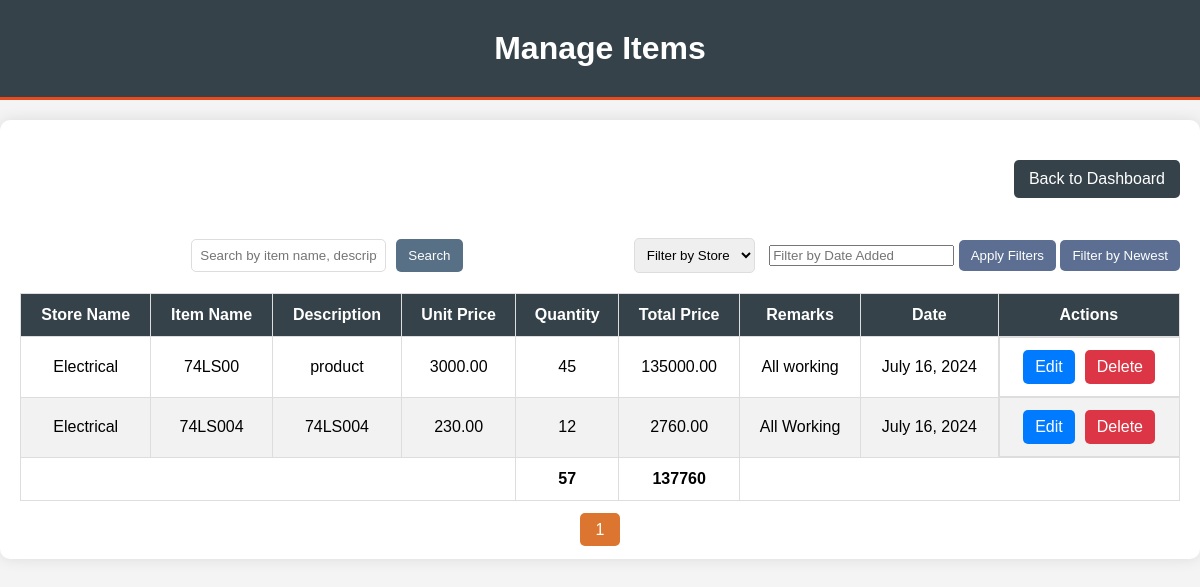
Page /dashboard/manage_items/ (signed in) on the earlier database version.
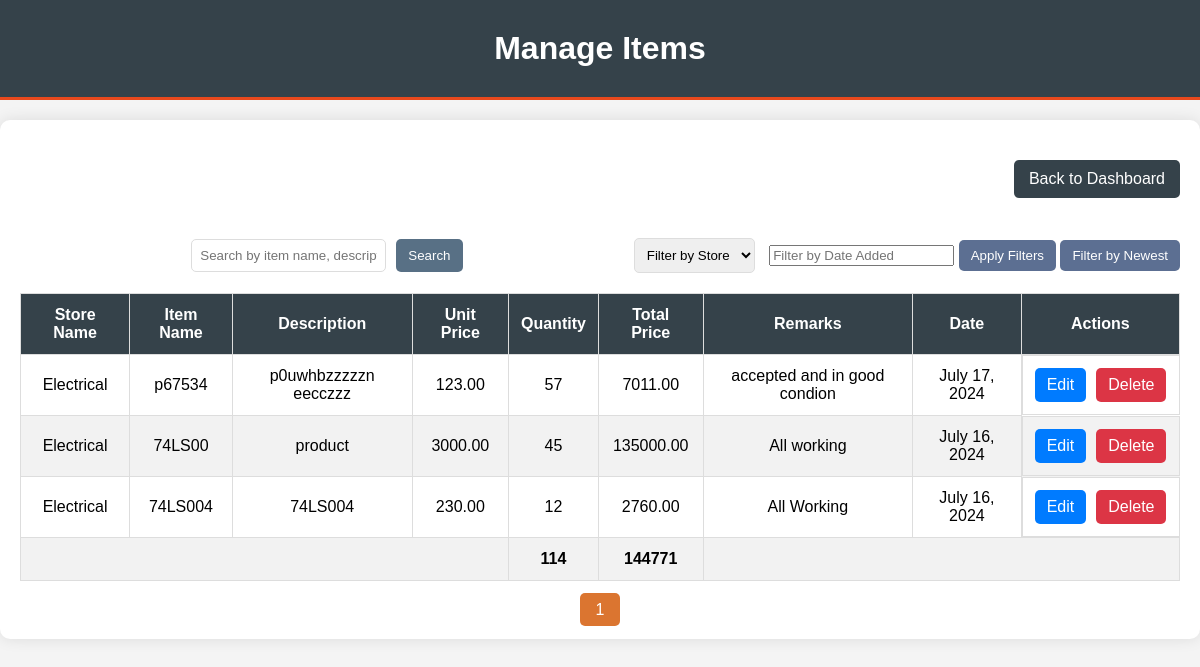
Same page on the later database version.
### dashboard/models.py (models this page shows, shortened)
class Product(models.Model):
    store = models.ForeignKey(Store, on_delete=models.CASCADE, related_name='products')
    item_name = models.CharField(max_length=255)
    item_description = models.TextField()
    unit_price = models.DecimalField(max_digits=10, decimal_places=2)
    quantity = models.PositiveIntegerField()
    total_price = models.DecimalField(max_digits=10, decimal_places=2, editable=False)
    remarks = models.TextField(blank=True, null=True)
    date = models.DateField(auto_now_add=True)

class Store(models.Model):
    name = models.CharField(max_length=255)
    location = models.CharField(max_length=255, blank=True, null=True)
    remarks = models.TextField(blank=True, null=True)

### dashboard/views.py (the view)
# urls.py: path('manage_items/', views.manage_items_view, name='manage_items'),
@login_required
def manage_items_view(request):
    query = request.GET.get('q')
    store_id = request.GET.get('store')
    date_added = request.GET.get('date_added')
    products = Product.objects.all().order_by('-date')  # Default ordering by date, adjust as needed
    if query:
        products = products.filter(
            Q(item_name__icontains=query) |
            Q(item_description__icontains=query) |
            Q(remarks__icontains=query)
        ).distinct()
    if store_id:
        products = products.filter(store_id=store_id)
    if date_added:
        products = products.filter(date=date_added)
    paginator = Paginator(products, 30)  # Show 30 products per page
    page = request.GET.get('page')
    try:
        products = paginator.page(page)
    except PageNotAnInteger:
        products = paginator.page(1)
    except EmptyPage:
        products = paginator.page(paginator.num_pages)
    stores = Store.objects.all()
    total_quantity = Product.objects.aggregate(Sum('quantity'))['quantity__sum'] or 0
    total_price = Product.objects.aggregate(Sum('total_price'))['total_price__sum'] or 0
    context = {
        'products': products,
        'stores': stores,
        'total_quantity': total_quantity,
        'total_price': total_price,
    }
    return render(request, 'manage_items.html', context)

### dashboard/templates/manage_items.html (shortened to what this page needs)
<!DOCTYPE html>
<html lang="en">
<head>
    <link rel="stylesheet" href="https://cdnjs.cloudflare.com/ajax/libs/flatpickr/4.6.9/flatpickr.min.css">
</head>
<body>
    <header>
        <h1>Manage Items</h1>
    </header>
    <div class="container">
        <nav>
            <a href="{% url 'dashboard' %}" class="btn-back">Back to Dashboard</a>
        </nav>
        <div class="search-filter">
            <div class="search-form">
                <form method="get">
                    <input type="text" name="q" placeholder="Search by item name, description, or remarks" value="{{ request.GET.q }}">
                    <button type="submit">Search</button>
                </form>
            </div>
            <div class="filter-form">
                <form method="get">
                    <select name="store">
                        <option value="">Filter by Store</option>
                    </select>
                    <input type="text" id="datePicker" name="date_added" placeholder="Filter by Date Added" value="{{ request.GET.date_added }}">
                    <button type="submit">Apply Filters</button>
                    <button type="button" onclick="filterByNewest()">Filter by Newest</button>
                </form>
            </div>
        </div>
        <table id="productTable">
            <thead>
                <tr>
                    <th>Store Name</th>
                    <th>Item Name</th>
                    <th>Description</th>
                    <th>Unit Price</th>
                    <th>Quantity</th>
                    <th>Total Price</th>
                    <th>Remarks</th>
                    <th>Date</th>
                    <th>Actions</th>
                </tr>
            </thead>
            <tbody>
                {% for product in products %}
                <tr>
                    <td>{{ product.store.name }}</td>
                    <td>{{ product.item_name }}</td>
                    <td>{{ product.item_description }}</td>
                    <td>{{ product.unit_price }}</td>
                    <td>{{ product.quantity }}</td>
                    <td>{{ product.total_price }}</td>
                    <td>{{ product.remarks }}</td>
                    <td>{{ product.date }}</td>
                    <td class="actions">
                        <a href="{% url 'edit_product' product.id %}" class="btn btn-primary btn-sm">Edit</a>
                        <a href="{% url 'delete_product' product.id %}" class="btn btn-danger btn-sm">Delete</a>
                    </td>
                </tr>
                {% endfor %}
                <tr>
                    <td colspan="4"></td>
                    <td><strong>{{ total_quantity }}</strong></td>
                    <td><strong>{{ total_price }}</strong></td>
                    <td colspan="3"></td>
                </tr>
            </tbody>
        </table>
        <div class="pagination">
            {% for num in products.paginator.page_range %}
                {% if products.number == num %}
                    <a href="#" class="page-link active">{{ num }}</a>
                {% else %}
                    <a href="?page={{ num }}" class="page-link">{{ num }}</a>
                {% endif %}
            {% endfor %}
        </div>
    </div>
</body>
</html>

Differences in the rows shown:
added Product: store.name "Electrical", item_name "p67534", item_description "p0uwhbzzzzzn eecczzz", unit_price "123.00", quantity "57", total_price "7011.00", remarks "accepted and in good condion", date "July 17, 2024"
Other differences:
{{ total_quantity }}: "57" → "114"
{{ total_price }}: "137760" → "144771"
